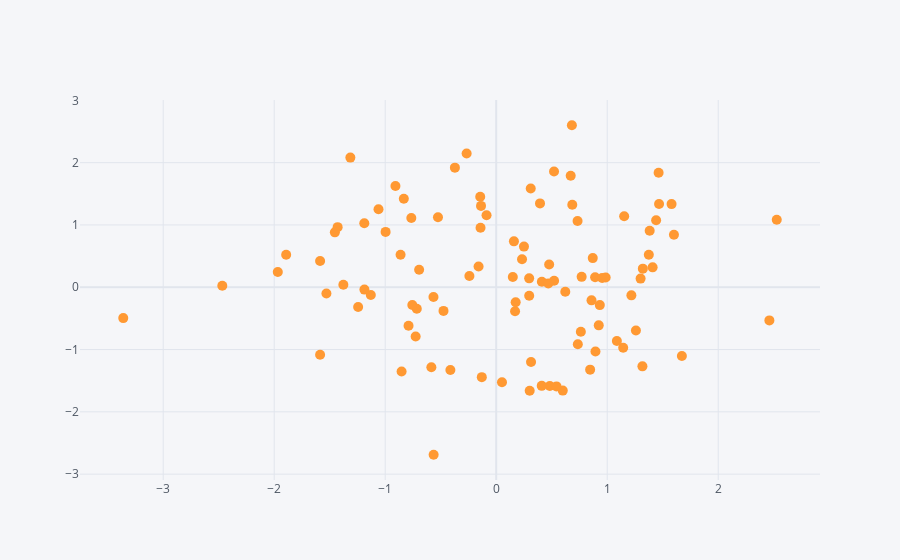

The notebook cell this image was saved under:
### Markdown cell above
## Using Cufflinks and iplot()

* scatter
* bar
* box
* spread
* ratio
* heatmap
* surface
* histogram
* bubble

### Code cell
# plot x='A', y='B'
